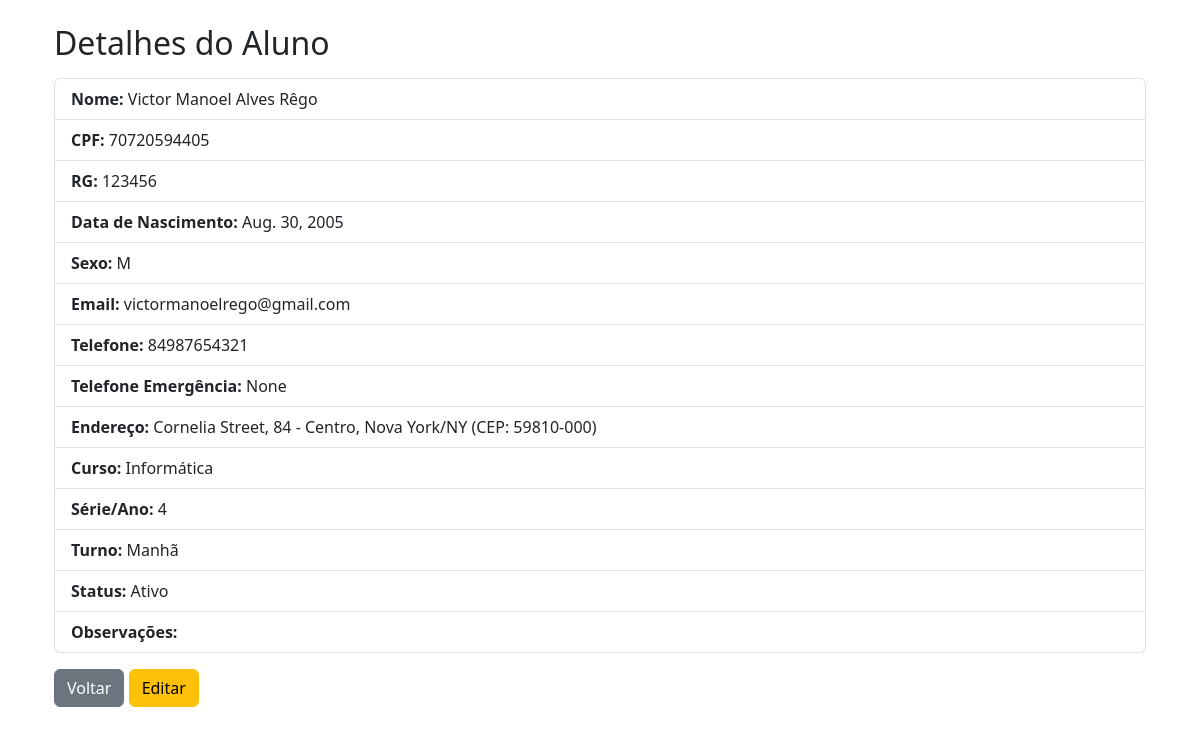
The page /detalhes/1/ on the database its author committed.
### alunos/models.py (models this page shows, shortened)
class Aluno(models.Model):
    nome_completo = models.CharField(max_length=150)
    cpf = models.CharField(max_length=14, unique=True)
    rg = models.CharField(max_length=20, blank=True, null=True)
    data_nascimento = models.DateField()
    sexo = models.CharField(
        max_length=10,
        choices=[("M", "Masculino"), ("F", "Feminino"), ("O", "Outro")]
    )
    email = models.EmailField(unique=True)
    telefone = models.CharField(max_length=15)
    telefone_emergencia = models.CharField(max_length=15, blank=True, null=True)
    cep = models.CharField(max_length=9)
    endereco = models.CharField(max_length=150)
    numero = models.CharField(max_length=10)
    complemento = models.CharField(max_length=50, blank=True, null=True)
    bairro = models.CharField(max_length=100)
    cidade = models.CharField(max_length=100)
    uf = models.CharField(max_length=2)
    numero_matricula = models.CharField(max_length=20, unique=True)
    curso = models.CharField(max_length=100)
    serie_ano = models.CharField(max_length=20)
    turno = models.CharField(
        max_length=20,
        choices=[
            ("Manhã", "Manhã"),
            ("Tarde", "Tarde"),
            ("Noite", "Noite"),
            ("Integral", "Integral"),
        ]
    )
    status = models.CharField(
        max_length=10,
        choices=[("Ativo", "Ativo"), ("Inativo", "Inativo")],
        default="Ativo"
    )
    observacoes = models.TextField(blank=True, null=True)

### alunos/views.py (the view)
# urls.py: path('detalhes/<int:id>/', views.detalhes_aluno, name='detalhes_aluno'),
def detalhes_aluno(request, id):
    aluno = get_object_or_404(Aluno, id=id)
    return render(request, 'alunos/detalhes.html', {'aluno': aluno})

### alunos/templates/alunos/detalhes.html (shortened to what this page needs)
<!DOCTYPE html>
<html lang="pt-BR">
<head>
    <link href="https://cdn.jsdelivr.net/npm/bootstrap@5.3.0/dist/css/bootstrap.min.css" rel="stylesheet">
</head>
<body class="container p-4">
<h2>Detalhes do Aluno</h2>
<ul class="list-group mt-3">
    <li class="list-group-item"><b>Nome:</b> {{ aluno.nome_completo }}</li>
    <li class="list-group-item"><b>CPF:</b> {{ aluno.cpf }}</li>
    <li class="list-group-item"><b>RG:</b> {{ aluno.rg }}</li>
    <li class="list-group-item"><b>Data de Nascimento:</b> {{ aluno.data_nascimento }}</li>
    <li class="list-group-item"><b>Sexo:</b> {{ aluno.sexo }}</li>
    <li class="list-group-item"><b>Email:</b> {{ aluno.email }}</li>
    <li class="list-group-item"><b>Telefone:</b> {{ aluno.telefone }}</li>
    <li class="list-group-item"><b>Telefone Emergência:</b> {{ aluno.telefone_emergencia }}</li>
    <li class="list-group-item"><b>Endereço:</b> {{ aluno.endereco }}, {{ aluno.numero }} - {{ aluno.bairro }}, {{ aluno.cidade }}/{{ aluno.uf }} (CEP: {{ aluno.cep }})</li>
    <li class="list-group-item"><b>Curso:</b> {{ aluno.curso }}</li>
    <li class="list-group-item"><b>Série/Ano:</b> {{ aluno.serie_ano }}</li>
    <li class="list-group-item"><b>Turno:</b> {{ aluno.turno }}</li>
    <li class="list-group-item"><b>Status:</b> {{ aluno.status }}</li>
    <li class="list-group-item"><b>Observações:</b> {{ aluno.observacoes }}</li>
</ul>
<a href="{% url 'listar_alunos' %}" class="btn btn-secondary mt-3">Voltar</a>
<a href="{% url 'editar_aluno' aluno.id %}" class="btn btn-warning mt-3">Editar</a>
</body>
</html>

### rows shown on the page
Aluno: nome_completo "Victor Manoel Alves Rêgo", cpf "70720594405", rg "123456", data_nascimento "Aug. 30, 2005", sexo "M", email "victormanoelrego@gmail.com", telefone "84987654321", telefone_emergencia "None", endereco "Cornelia Street", numero "84", bairro "Centro", cidade "Nova York", uf "NY", cep "59810-000", curso "Informática", serie_ano "4", turno "Manhã", status "Ativo"
